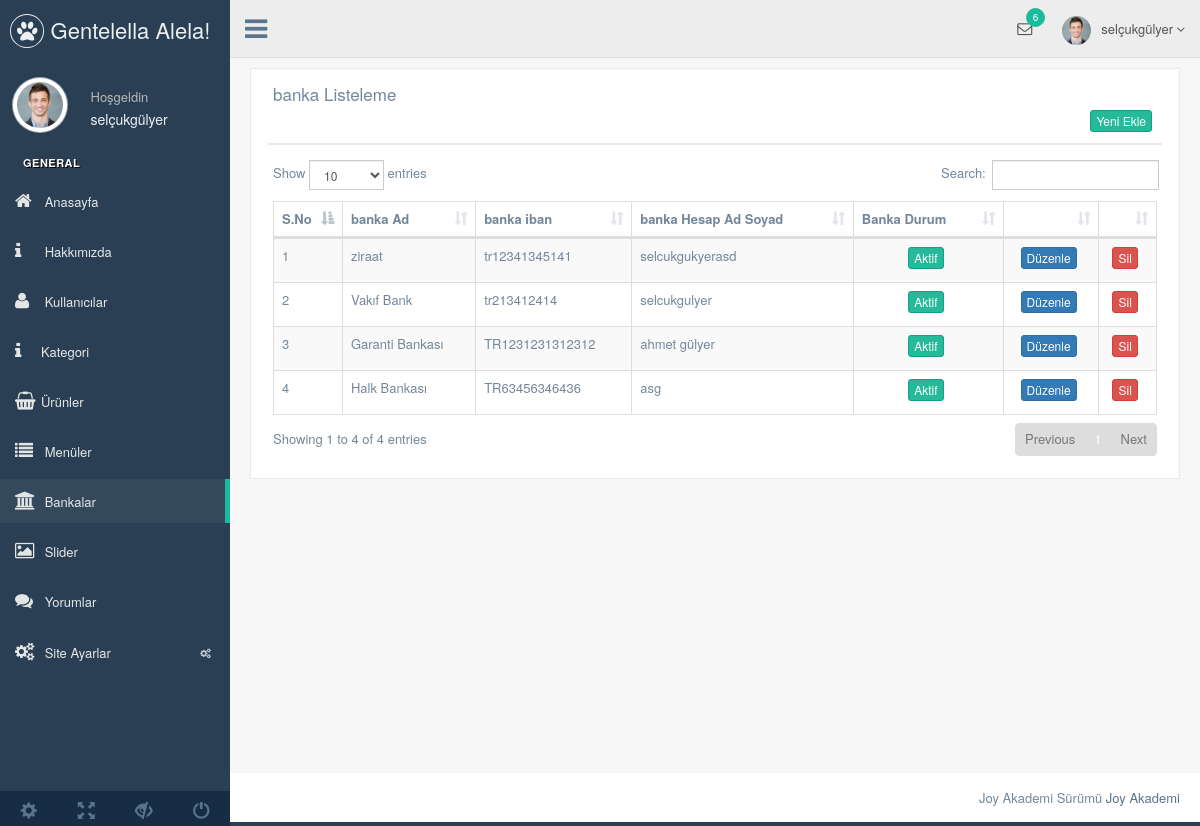
The page /nedmin/production/banka.php (signed in) on the database its author committed.
### tables this page shows
CREATE TABLE `kullanici` (
  `kullanici_id` int(11) NOT NULL,
  `kullanici_zaman` datetime NOT NULL DEFAULT CURRENT_TIMESTAMP,
  `kullanici_tc` varchar(250) NOT NULL,
  `kullanici_ad` varchar(50) NOT NULL,
  `kullanici_mail` varchar(50) NOT NULL,
  `kullanici_gsm` varchar(100) NOT NULL,
  `kullanici_password` varchar(50) NOT NULL,
  `kullanici_adsoyad` varchar(50) NOT NULL,
  `kullanici_adres` varchar(50) NOT NULL,
  `kullanici_il` varchar(250) NOT NULL,
  `kullanici_ilce` varchar(250) NOT NULL,
  `kullanici_unvan` varchar(100) NOT NULL,
  `kullanici_yetki` varchar(50) NOT NULL,
  `kullanici_durum` int(1) NOT NULL DEFAULT '1'
);

CREATE TABLE `banka` (
  `banka_id` int(11) NOT NULL,
  `banka_ad` varchar(60) NOT NULL,
  `banka_iban` varchar(50) NOT NULL,
  `banka_hesapadsoyad` varchar(250) NOT NULL,
  `banka_durum` enum('0','1') NOT NULL DEFAULT '0'
);

### nedmin/production/banka.php (the view, shortened to what this page needs)
<?php
include'header.php';
$bankasor=$db->prepare("SELECT * FROM banka ");
$bankasor->execute();
?>
<head>
</head>
        <div class="right_col" role="main">
          <div class="">
            <div class="row">
              <div class="col-md-12 col-sm-12 col-xs-12">
                <div class="x_panel">
                  <div class="x_title">
                    <h2>banka Listeleme </h2>
                   <div class="clearfix"></div>
                   <div align="right">
                   <a href="banka-ekle.php"><button class="btn btn-success btn-xs">Yeni Ekle</button></a>
                  </div>
                  </div>
                  <div class="x_content">
                     <table id="datatable-responsive" class="table table-striped table-bordered dt-responsive nowrap" cellspacing="0" width="100%">
                      <thead>
                        <tr>
                          <th>S.No</th>
                          <th>banka Ad</th>
                          <th>banka iban</th>
                          <th>banka Hesap Ad Soyad</th>
                          <th>Banka Durum</th>
                          <th></th>
                          <th></th>
                        </tr>
                      </thead>
                      <tbody>
                        <?php
                        $say=0;
                        while ($bankacek=$bankasor->fetch(PDO::FETCH_ASSOC)) { $say++ ?>
                          <tr>
                          <td width="20"> <?php echo $say  ?></td>
                          <td><?php echo $bankacek['banka_ad'] ?></td>
                          <td><?php echo $bankacek['banka_iban'] ?></td>
                          <td><?php echo $bankacek['banka_hesapadsoyad'] ?></td>
                          <td><center>
                            <?php
                              if ($bankacek['banka_durum']==1) {?>
                                   <button class="btn btn-success btn-xs">Aktif</button>
                              <?php } else{?>
                                <button class="btn btn-danger btn-xs">Pasif</button>
                               <?php } ?>
                               </center>
                          </td>
                          <td><center><a href="banka-duzenle.php?banka_id=<?php echo $bankacek['banka_id']; ?>"><button class="btn btn-primary btn-xs">Düzenle</button></a></center></td>
                          <td><center><a href="../netting/islem.php?banka_id=<?php echo $bankacek['banka_id']; ?>&bankasil=ok"><button class="btn btn-danger btn-xs">Sil</button></a></center></td>
                        </tr>
                        <?php }
                         ?>
                      </tbody>
                    </table>
                  </div>
                </div>
              </div>
            </div>
          </div>
        </div>
     <?php include 'footer.php'; ?>

### nedmin/production/header.php (shortened to what this page needs)
<?php
  include '../netting/baglan.php';
    $kullanicisor=$db->prepare("SELECT * from kullanici where kullanici_mail=:mail" );
  $kullanicisor->execute(array
    (
      'mail' => $_SESSION['kullanici_mail']
    ));
  $kullanicicek=$kullanicisor->fetch(PDO::FETCH_ASSOC);
 ?>
<!DOCTYPE html>
<html lang="en">
  <head>
    <link href="../vendors/bootstrap/dist/css/bootstrap.min.css" rel="stylesheet">
    <link href="../vendors/font-awesome/css/font-awesome.min.css" rel="stylesheet">
    <link href="../vendors/nprogress/nprogress.css" rel="stylesheet">
    <link href="../vendors/iCheck/skins/flat/green.css" rel="stylesheet">
    <link href="../vendors/datatables.net-bs/css/dataTables.bootstrap.min.css" rel="stylesheet">
    <link href="../vendors/datatables.net-buttons-bs/css/buttons.bootstrap.min.css" rel="stylesheet">
    <link href="../vendors/datatables.net-fixedheader-bs/css/fixedHeader.bootstrap.min.css" rel="stylesheet">
    <link href="../vendors/datatables.net-responsive-bs/css/responsive.bootstrap.min.css" rel="stylesheet">
    <link href="../vendors/datatables.net-scroller-bs/css/scroller.bootstrap.min.css" rel="stylesheet">
    <link rel="stylesheet"  href="../vendors/dropzone/dist/min/dropzone.min.css">
    <link href="../build/css/custom.min.css" rel="stylesheet">
  </head>
  <body class="nav-md">
    <div class="container body">
      <div class="main_container">
        <div class="col-md-3 left_col">
          <div class="left_col scroll-view">
            <div class="navbar nav_title" style="border: 0;">
              <a href="index.html" class="site_title"><i class="fa fa-paw"></i> <span>Gentelella Alela!</span></a>
            </div>
            <div class="profile clearfix">
              <div class="profile_pic">
                <img src="images/img.jpg" alt="..." class="img-circle profile_img">
              </div>
              <div class="profile_info">
                <span>Hoşgeldin</span>
                <h2><?php echo $kullanicicek['kullanici_adsoyad'] ?></h2>
              </div>
            </div>
            <br />
            <div id="sidebar-menu" class="main_menu_side hidden-print main_menu">
              <div class="menu_section">
                <h3>General</h3>
                <ul class="nav side-menu">
                   <li><a href="index.php"><i class="fa fa-home"></i> Anasayfa </a></li>
                     <li><a href="hakkimizda.php"><i class="fa fa-info"></i> Hakkımızda </a></li>
                      <li><a href="kullanici.php"><i class="fa fa-user"></i> Kullanıcılar </a></li>
                      <li><a href="kategori.php"><i class="fa fa-info"></i>Kategori</a></li>
                      <li><a href="urun.php"><i class="fa fa-shopping-basket"></i>Ürünler</a></li>
                      <li><a href="menu.php"><i class="fa fa-list"></i> Menüler </a></li>
                      <li><a href="banka.php"><i class="fa fa-university"></i> Bankalar </a></li>
                       <li><a href="slider.php"><i class="fa fa-image"></i> Slider </a></li>
                       <li><a href="yorumlar.php"><i class="fa fa-comments"></i> Yorumlar </a></li>
                  <li><a><i class="fa fa-cogs"></i> Site Ayarlar <span class="fa fa-cogs"></span></a>
                  </li>
                  </ul>
              </div>
            </div>
            <div class="sidebar-footer hidden-small">
              <a data-toggle="tooltip" data-placement="top" title="Settings">
                <span class="glyphicon glyphicon-cog" aria-hidden="true"></span>
              </a>
              <a data-toggle="tooltip" data-placement="top" title="FullScreen">
                <span class="glyphicon glyphicon-fullscreen" aria-hidden="true"></span>
              </a>
              <a data-toggle="tooltip" data-placement="top" title="Lock">
                <span class="glyphicon glyphicon-eye-close" aria-hidden="true"></span>
              </a>
              <a data-toggle="tooltip" data-placement="top" title="Logout">
                <span class="glyphicon glyphicon-off" aria-hidden="true"></span>
              </a>
            </div>
          </div>
        </div>
        <div class="top_nav">
          <div class="nav_menu">
            <nav>
              <div class="nav toggle">
                <a id="menu_toggle"><i class="fa fa-bars"></i></a>
              </div>
              <ul class="nav navbar-nav navbar-right">
                <li class="">
                  <a href="javascript:;" class="user-profile dropdown-toggle" data-toggle="dropdown" aria-expanded="false">
                    <img src="images/img.jpg" alt=""><?php echo $kullanicicek['kullanici_adsoyad'] ?>
                    <span class=" fa fa-angle-down"></span>
                  </a>
                </li>
                <li role="presentation" class="dropdown">
                  <a href="javascript:;" class="dropdown-toggle info-number" data-toggle="dropdown" aria-expanded="false">
                    <i class="fa fa-envelope-o"></i>
                    <span class="badge bg-green">6</span>
                  </a>
                </li>
              </ul>
            </nav>
          </div>
        </div>

### nedmin/production/footer.php (shortened to what this page needs)
        <footer>
          <div class="pull-right">
            Joy Akademi Sürümü <a href="https://www.joyakademi.com">Joy Akademi</a>
          </div>
          <div class="clearfix"></div>
        </footer>
      </div>
    </div>
  </body>
</html>

### rows shown on the page
kullanici: kullanici_adsoyad "selçukgülyer"
banka: banka_ad "ziraat", banka_iban "tr12341345141", banka_hesapadsoyad "selcukgukyerasd", banka_durum "Aktif"
banka: banka_ad "Vakıf Bank", banka_iban "tr213412414", banka_hesapadsoyad "selcukgulyer", banka_durum "Aktif"
banka: banka_ad "Garanti Bankası", banka_iban "TR1231231312312", banka_hesapadsoyad "ahmet gülyer", banka_durum "Aktif"
banka: banka_ad "Halk Bankası", banka_iban "TR63456346436", banka_hesapadsoyad "asg", banka_durum "Aktif"
